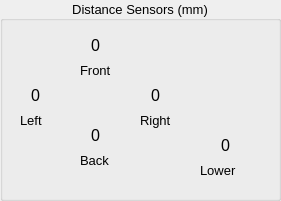
   <widget class="QGroupBox" name="groupBox_2">
    <property name="geometry">
     <rect>
      <x>20</x>
      <y>140</y>
      <width>281</width>
      <height>201</height>
     </rect>
    </property>
    <property name="font">
     <font>
      <pointsize>10</pointsize>
     </font>
    </property>
    <property name="title">
     <string>Distance Sensors (mm)</string>
    </property>
    <property name="alignment">
     <set>Qt::AlignCenter</set>
    </property>
    <widget class="QLabel" name="label_39">
     <property name="geometry">
      <rect>
       <x>200</x>
       <y>160</y>
       <width>51</width>
       <height>21</height>
      </rect>
     </property>
     <property name="font">
      <font>
       <pointsize>10</pointsize>
      </font>
     </property>
     <property name="text">
      <string>&lt;html&gt;&lt;head/&gt;&lt;body&gt;&lt;p&gt;&lt;span style=&quot; color:#000000;&quot;&gt;Lower&lt;/span&gt;&lt;/p&gt;&lt;/body&gt;&lt;/html&gt;</string>
     </property>
    </widget>
    <widget class="QLabel" name="DisBackLabel">
     <property name="geometry">
      <rect>
       <x>70</x>
       <y>120</y>
       <width>51</width>
       <height>31</height>
      </rect>
     </property>
     <property name="font">
      <font>
       <pointsize>10</pointsize>
      </font>
     </property>
     <property name="text">
      <string>&lt;html&gt;&lt;head/&gt;&lt;body&gt;&lt;p align=&quot;center&quot;&gt;&lt;span style=&quot; font-size:12pt;&quot;&gt;0&lt;/span&gt;&lt;/p&gt;&lt;/body&gt;&lt;/html&gt;</string>
     </property>
    </widget>
    <widget class="QLabel" name="label_38">
     <property name="geometry">
      <rect>
       <x>20</x>
       <y>110</y>
       <width>31</width>
       <height>21</height>
      </rect>
     </property>
     <property name="font">
      <font>
       <pointsize>10</pointsize>
      </font>
     </property>
     <property name="text">
      <string>&lt;html&gt;&lt;head/&gt;&lt;body&gt;&lt;p&gt;&lt;span style=&quot; color:#000000;&quot;&gt;Left&lt;/span&gt;&lt;/p&gt;&lt;/body&gt;&lt;/html&gt;</string>
     </property>
    </widget>
    <widget class="QLabel" name="DisRightLabel">
     <property name="geometry">
      <rect>
       <x>130</x>
       <y>80</y>
       <width>51</width>
       <height>31</height>
      </rect>
     </property>
     <property name="font">
      <font>
       <pointsize>10</pointsize>
      </font>
     </property>
     <property name="text">
      <string>&lt;html&gt;&lt;head/&gt;&lt;body&gt;&lt;p align=&quot;center&quot;&gt;&lt;span style=&quot; font-size:12pt;&quot;&gt;0&lt;/span&gt;&lt;/p&gt;&lt;/body&gt;&lt;/html&gt;</string>
     </property>
    </widget>
    <widget class="QLabel" name="DisLeftLabel">
     <property name="geometry">
      <rect>
       <x>10</x>
       <y>80</y>
       <width>51</width>
       <height>31</height>
      </rect>
     </property>
     <property name="font">
      <font>
       <pointsize>10</pointsize>
      </font>
     </property>
     <property name="text">
      <string>&lt;html&gt;&lt;head/&gt;&lt;body&gt;&lt;p align=&quot;center&quot;&gt;&lt;span style=&quot; font-size:12pt;&quot;&gt;0&lt;/span&gt;&lt;/p&gt;&lt;/body&gt;&lt;/html&gt;</string>
     </property>
    </widget>
    <widget class="QLabel" name="DisLowerLabel">
     <property name="geometry">
      <rect>
       <x>200</x>
       <y>130</y>
       <width>51</width>
       <height>31</height>
      </rect>
     </property>
     <property name="font">
      <font>
       <pointsize>10</pointsize>
      </font>
     </property>
     <property name="text">
      <string>&lt;html&gt;&lt;head/&gt;&lt;body&gt;&lt;p align=&quot;center&quot;&gt;&lt;span style=&quot; font-size:12pt;&quot;&gt;0&lt;/span&gt;&lt;/p&gt;&lt;/body&gt;&lt;/html&gt;</string>
     </property>
    </widget>
    <widget class="QLabel" name="DisFrontLabel">
     <property name="geometry">
      <rect>
       <x>70</x>
       <y>30</y>
       <width>51</width>
       <height>31</height>
      </rect>
     </property>
     <property name="font">
      <font>
       <pointsize>10</pointsize>
      </font>
     </property>
     <property name="text">
      <string>&lt;html&gt;&lt;head/&gt;&lt;body&gt;&lt;p align=&quot;center&quot;&gt;&lt;span style=&quot; font-size:12pt;&quot;&gt;0&lt;/span&gt;&lt;/p&gt;&lt;/body&gt;&lt;/html&gt;</string>
     </property>
    </widget>
    <widget class="QLabel" name="label_35">
     <property name="geometry">
      <rect>
       <x>80</x>
       <y>60</y>
       <width>41</width>
       <height>21</height>
      </rect>
     </property>
     <property name="font">
      <font>
       <pointsize>10</pointsize>
      </font>
     </property>
     <property name="text">
      <string>&lt;html&gt;&lt;head/&gt;&lt;body&gt;&lt;p&gt;&lt;span style=&quot; color:#000000;&quot;&gt;Front&lt;/span&gt;&lt;/p&gt;&lt;/body&gt;&lt;/html&gt;</string>
     </property>
    </widget>
    <widget class="QLabel" name="label_37">
     <property name="geometry">
      <rect>
       <x>140</x>
       <y>110</y>
       <width>41</width>
       <height>21</height>
      </rect>
     </property>
     <property name="font">
      <font>
       <pointsize>10</pointsize>
      </font>
     </property>
     <property name="text">
      <string>&lt;html&gt;&lt;head/&gt;&lt;body&gt;&lt;p&gt;&lt;span style=&quot; color:#000000;&quot;&gt;Right&lt;/span&gt;&lt;/p&gt;&lt;/body&gt;&lt;/html&gt;</string>
     </property>
    </widget>
    <widget class="QLabel" name="label_36">
     <property name="geometry">
      <rect>
       <x>80</x>
       <y>150</y>
       <width>41</width>
       <height>21</height>
      </rect>
     </property>
     <property name="font">
      <font>
       <pointsize>10</pointsize>
      </font>
     </property>
     <property name="text">
      <string>&lt;html&gt;&lt;head/&gt;&lt;body&gt;&lt;p&gt;Back&lt;/p&gt;&lt;/body&gt;&lt;/html&gt;</string>
     </property>
    </widget>
   </widget>
